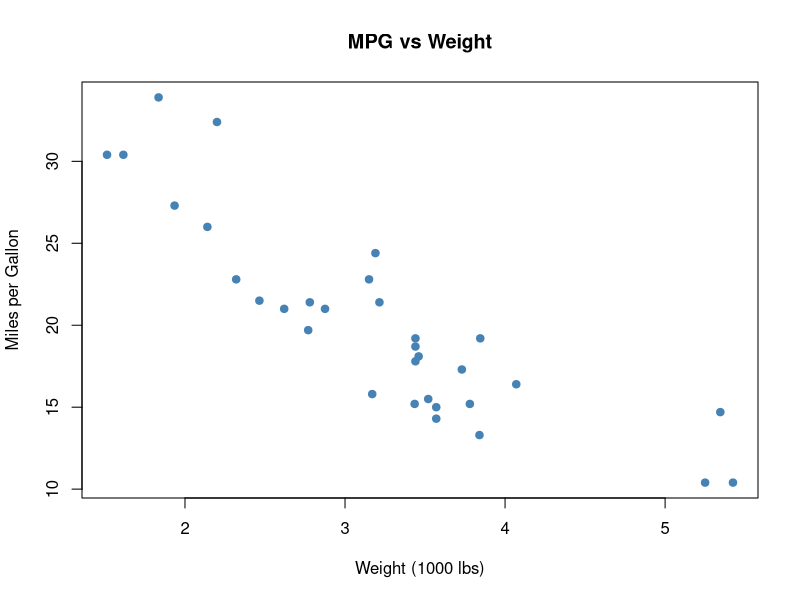
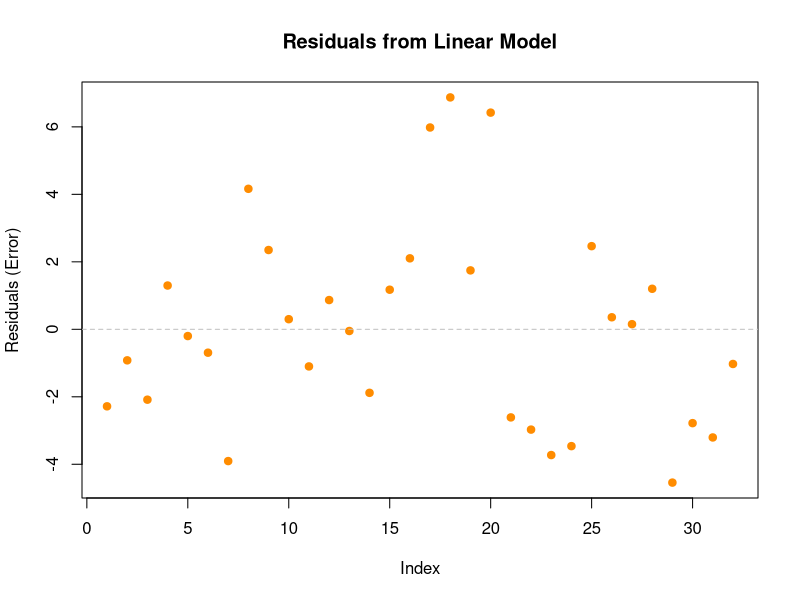

Here is the R script that generated these plots, in order:
## ---- chunk 1
data(mtcars)
head(mtcars)
## ---- chunk 2
summary(mtcars)
## ---- chunk 3
cor(mtcars$mpg, mtcars$wt)
## ---- chunk 4
cor(mtcars$mpg, mtcars$hp)
## ---- chunk 5
plot(
  mtcars$wt, mtcars$mpg,
  main = "MPG vs Weight",
  xlab = "Weight (1000 lbs)",
  ylab = "Miles per Gallon",
  pch = 19,
  col = "steelblue"
)
## ---- chunk 6
model <- lm(mpg ~ wt, data = mtcars)
## ---- chunk 7
summary(model)
## ---- chunk 8
plot(
  model$residuals,
  main = "Residuals from Linear Model",
  xlab = "Index",
  ylab = "Residuals (Error)",
  pch = 19,
  col = "darkorange"
)
abline(h = 0, lty = 2, col = "gray")
